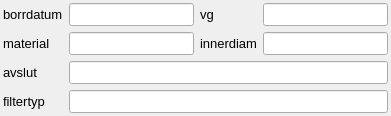
     <widget class="QWidget" name="tab_4">
      <attribute name="title">
       <string>Brunns- och filterinfo</string>
      </attribute>
      <layout class="QGridLayout" name="grid_layout_5">
       <property name="leftMargin">
        <number>3</number>
       </property>
       <property name="topMargin">
        <number>3</number>
       </property>
       <property name="rightMargin">
        <number>3</number>
       </property>
       <property name="bottomMargin">
        <number>3</number>
       </property>
       <item row="0" column="0">
        <widget class="QLabel" name="label_24">
         <property name="sizePolicy">
          <sizepolicy hsizetype="Minimum" vsizetype="Fixed">
           <horstretch>0</horstretch>
           <verstretch>0</verstretch>
          </sizepolicy>
         </property>
         <property name="minimumSize">
          <size>
           <width>0</width>
           <height>0</height>
          </size>
         </property>
         <property name="maximumSize">
          <size>
           <width>16777215</width>
           <height>16777215</height>
          </size>
         </property>
         <property name="font">
          <font>
           <family>Arial</family>
           <pointsize>10</pointsize>
          </font>
         </property>
         <property name="text">
          <string>borrdatum</string>
         </property>
         <property name="scaledContents">
          <bool>true</bool>
         </property>
         <property name="alignment">
          <set>Qt::AlignLeading|Qt::AlignLeft|Qt::AlignVCenter</set>
         </property>
        </widget>
       </item>
       <item row="0" column="1">
        <widget class="QLineEdit" name="drilldate">
         <property name="sizePolicy">
          <sizepolicy hsizetype="Expanding" vsizetype="Fixed">
           <horstretch>0</horstretch>
           <verstretch>0</verstretch>
          </sizepolicy>
         </property>
         <property name="minimumSize">
          <size>
           <width>0</width>
           <height>0</height>
          </size>
         </property>
         <property name="maximumSize">
          <size>
           <width>16777215</width>
           <height>16777215</height>
          </size>
         </property>
         <property name="font">
          <font>
           <family>Arial</family>
           <pointsize>10</pointsize>
          </font>
         </property>
         <property name="toolTip">
          <string>&lt;!DOCTYPE HTML PUBLIC &quot;-//W3C//DTD HTML 4.0//EN&quot; &quot;http://www.w3.org/TR/REC-html40/strict.dtd&quot;&gt;
&lt;html&gt;&lt;head&gt;&lt;meta name=&quot;qrichtext&quot; content=&quot;1&quot; /&gt;&lt;style type=&quot;text/css&quot;&gt;
p, li { white-space: pre-wrap; }
&lt;/style&gt;&lt;/head&gt;&lt;body style=&quot; font-family:'Ubuntu'; font-size:11pt; font-weight:400; font-style:normal;&quot;&gt;
&lt;p style=&quot; margin-top:0px; margin-bottom:0px; margin-left:0px; margin-right:0px; -qt-block-indent:0; text-indent:0px;&quot;&gt;datum då borrningen färdigställdes&lt;/p&gt;&lt;/body&gt;&lt;/html&gt;</string>
         </property>
        </widget>
       </item>
       <item row="0" column="2">
        <widget class="QLabel" name="label_12">
         <property name="sizePolicy">
          <sizepolicy hsizetype="Preferred" vsizetype="Fixed">
           <horstretch>0</horstretch>
           <verstretch>0</verstretch>
          </sizepolicy>
         </property>
         <property name="minimumSize">
          <size>
           <width>0</width>
           <height>0</height>
          </size>
         </property>
         <property name="maximumSize">
          <size>
           <width>16777215</width>
           <height>16777215</height>
          </size>
         </property>
         <property name="font">
          <font>
           <family>Arial</family>
           <pointsize>10</pointsize>
          </font>
         </property>
         <property name="text">
          <string>vg</string>
         </property>
         <property name="scaledContents">
          <bool>true</bool>
         </property>
         <property name="alignment">
          <set>Qt::AlignLeading|Qt::AlignLeft|Qt::AlignVCenter</set>
         </property>
        </widget>
       </item>
       <item row="0" column="3">
        <widget class="QLineEdit" name="capacity">
         <property name="sizePolicy">
          <sizepolicy hsizetype="Expanding" vsizetype="Fixed">
           <horstretch>0</horstretch>
           <verstretch>0</verstretch>
          </sizepolicy>
         </property>
         <property name="minimumSize">
          <size>
           <width>0</width>
           <height>0</height>
          </size>
         </property>
         <property name="maximumSize">
          <size>
           <width>16777215</width>
           <height>16777215</height>
          </size>
         </property>
         <property name="font">
          <font>
           <family>Arial</family>
           <pointsize>10</pointsize>
          </font>
         </property>
         <property name="toolTip">
          <string>&lt;!DOCTYPE HTML PUBLIC &quot;-//W3C//DTD HTML 4.0//EN&quot; &quot;http://www.w3.org/TR/REC-html40/strict.dtd&quot;&gt;
&lt;html&gt;&lt;head&gt;&lt;meta name=&quot;qrichtext&quot; content=&quot;1&quot; /&gt;&lt;style type=&quot;text/css&quot;&gt;
p, li { white-space: pre-wrap; }
&lt;/style&gt;&lt;/head&gt;&lt;body style=&quot; font-family:'Ubuntu'; font-size:11pt; font-weight:400; font-style:normal;&quot;&gt;
&lt;p style=&quot; margin-top:0px; margin-bottom:0px; margin-left:0px; margin-right:0px; -qt-block-indent:0; text-indent:0px;&quot;&gt;&lt;span style=&quot; font-family:'MS Shell Dlg 2'; font-size:8pt;&quot;&gt;För grundvattenrör anges bedömd&lt;/span&gt;&lt;/p&gt;
&lt;p style=&quot; margin-top:0px; margin-bottom:0px; margin-left:0px; margin-right:0px; -qt-block-indent:0; text-indent:0px;&quot;&gt;&lt;span style=&quot; font-family:'MS Shell Dlg 2'; font-size:8pt;&quot;&gt;vattengenomsläpplighet:&lt;/span&gt;&lt;/p&gt;
&lt;p style=&quot; margin-top:0px; margin-bottom:0px; margin-left:0px; margin-right:0px; -qt-block-indent:0; text-indent:0px;&quot;&gt;&lt;span style=&quot; font-family:'MS Shell Dlg 2'; font-size:8pt;&quot;&gt;1,2,3,4-,4,4+,5-,5,5+,6-,6,6+&lt;/span&gt;&lt;/p&gt;
&lt;p style=&quot; margin-top:0px; margin-bottom:0px; margin-left:0px; margin-right:0px; -qt-block-indent:0; text-indent:0px;&quot;&gt;&lt;span style=&quot; font-family:'MS Shell Dlg 2'; font-size:8pt;&quot;&gt;dvs samma som i tabellen stratigraphy.&lt;/span&gt;&lt;/p&gt;
&lt;p style=&quot; margin-top:0px; margin-bottom:0px; margin-left:0px; margin-right:0px; -qt-block-indent:0; text-indent:0px;&quot;&gt;&lt;span style=&quot; font-family:'MS Shell Dlg 2'; font-size:8pt;&quot;&gt;För brunnar kan istället bedömd &lt;/span&gt;&lt;/p&gt;
&lt;p style=&quot; margin-top:0px; margin-bottom:0px; margin-left:0px; margin-right:0px; -qt-block-indent:0; text-indent:0px;&quot;&gt;&lt;span style=&quot; font-family:'MS Shell Dlg 2'; font-size:8pt;&quot;&gt;vattenmängd (l/tim) anges.&lt;/span&gt;&lt;/p&gt;&lt;/body&gt;&lt;/html&gt;</string>
         </property>
        </widget>
       </item>
       <item row="1" column="0">
        <widget class="QLabel" name="label_21">
         <property name="sizePolicy">
          <sizepolicy hsizetype="Minimum" vsizetype="Fixed">
           <horstretch>0</horstretch>
           <verstretch>0</verstretch>
          </sizepolicy>
         </property>
         <property name="minimumSize">
          <size>
           <width>0</width>
           <height>0</height>
          </size>
         </property>
         <property name="maximumSize">
          <size>
           <width>16777215</width>
           <height>16777215</height>
          </size>
         </property>
         <property name="font">
          <font>
           <family>Arial</family>
           <pointsize>10</pointsize>
          </font>
         </property>
         <property name="text">
          <string>material</string>
         </property>
         <property name="scaledContents">
          <bool>true</bool>
         </property>
         <property name="alignment">
          <set>Qt::AlignLeading|Qt::AlignLeft|Qt::AlignVCenter</set>
         </property>
        </widget>
       </item>
       <item row="1" column="1">
        <widget class="QLineEdit" name="material">
         <property name="sizePolicy">
          <sizepolicy hsizetype="Expanding" vsizetype="Fixed">
           <horstretch>0</horstretch>
           <verstretch>0</verstretch>
          </sizepolicy>
         </property>
         <property name="minimumSize">
          <size>
           <width>0</width>
           <height>0</height>
          </size>
         </property>
         <property name="maximumSize">
          <size>
           <width>16777215</width>
           <height>16777215</height>
          </size>
         </property>
         <property name="font">
          <font>
           <family>Arial</family>
           <pointsize>10</pointsize>
          </font>
         </property>
         <property name="toolTip">
          <string>&lt;!DOCTYPE HTML PUBLIC &quot;-//W3C//DTD HTML 4.0//EN&quot; &quot;http://www.w3.org/TR/REC-html40/strict.dtd&quot;&gt;
&lt;html&gt;&lt;head&gt;&lt;meta name=&quot;qrichtext&quot; content=&quot;1&quot; /&gt;&lt;style type=&quot;text/css&quot;&gt;
p, li { white-space: pre-wrap; }
&lt;/style&gt;&lt;/head&gt;&lt;body style=&quot; font-family:'Ubuntu'; font-size:11pt; font-weight:400; font-style:normal;&quot;&gt;
&lt;p style=&quot; margin-top:0px; margin-bottom:0px; margin-left:0px; margin-right:0px; -qt-block-indent:0; text-indent:0px;&quot;&gt;stål&lt;/p&gt;
&lt;p style=&quot; margin-top:0px; margin-bottom:0px; margin-left:0px; margin-right:0px; -qt-block-indent:0; text-indent:0px;&quot;&gt;rostfritt&lt;/p&gt;
&lt;p style=&quot; margin-top:0px; margin-bottom:0px; margin-left:0px; margin-right:0px; -qt-block-indent:0; text-indent:0px;&quot;&gt;cement&lt;/p&gt;
&lt;p style=&quot; margin-top:0px; margin-bottom:0px; margin-left:0px; margin-right:0px; -qt-block-indent:0; text-indent:0px;&quot;&gt;stensatt&lt;/p&gt;
&lt;p style=&quot; margin-top:0px; margin-bottom:0px; margin-left:0px; margin-right:0px; -qt-block-indent:0; text-indent:0px;&quot;&gt;PEH&lt;/p&gt;
&lt;p style=&quot; margin-top:0px; margin-bottom:0px; margin-left:0px; margin-right:0px; -qt-block-indent:0; text-indent:0px;&quot;&gt;osv&lt;/p&gt;&lt;/body&gt;&lt;/html&gt;</string>
         </property>
         <property name="text">
          <string/>
         </property>
        </widget>
       </item>
       <item row="1" column="2">
        <widget class="QLabel" name="label_19">
         <property name="sizePolicy">
          <sizepolicy hsizetype="Preferred" vsizetype="Fixed">
           <horstretch>0</horstretch>
           <verstretch>0</verstretch>
          </sizepolicy>
         </property>
         <property name="minimumSize">
          <size>
           <width>0</width>
           <height>0</height>
          </size>
         </property>
         <property name="maximumSize">
          <size>
           <width>16777215</width>
           <height>16777215</height>
          </size>
         </property>
         <property name="font">
          <font>
           <family>Arial</family>
           <pointsize>10</pointsize>
          </font>
         </property>
         <property name="text">
          <string>innerdiam</string>
         </property>
         <property name="scaledContents">
          <bool>true</bool>
         </property>
         <property name="alignment">
          <set>Qt::AlignLeading|Qt::AlignLeft|Qt::AlignVCenter</set>
         </property>
        </widget>
       </item>
       <item row="1" column="3">
        <widget class="QLineEdit" name="diam">
         <property name="sizePolicy">
          <sizepolicy hsizetype="Expanding" vsizetype="Fixed">
           <horstretch>0</horstretch>
           <verstretch>0</verstretch>
          </sizepolicy>
         </property>
         <property name="minimumSize">
          <size>
           <width>0</width>
           <height>0</height>
          </size>
         </property>
         <property name="maximumSize">
          <size>
           <width>16777215</width>
           <height>16777215</height>
          </size>
         </property>
         <property name="font">
          <font>
           <family>Arial</family>
           <pointsize>10</pointsize>
          </font>
         </property>
         <property name="toolTip">
          <string>&lt;!DOCTYPE HTML PUBLIC &quot;-//W3C//DTD HTML 4.0//EN&quot; &quot;http://www.w3.org/TR/REC-html40/strict.dtd&quot;&gt;
&lt;html&gt;&lt;head&gt;&lt;meta name=&quot;qrichtext&quot; content=&quot;1&quot; /&gt;&lt;style type=&quot;text/css&quot;&gt;
p, li { white-space: pre-wrap; }
&lt;/style&gt;&lt;/head&gt;&lt;body style=&quot; font-family:'Ubuntu'; font-size:11pt; font-weight:400; font-style:normal;&quot;&gt;
&lt;p style=&quot; margin-top:0px; margin-bottom:0px; margin-left:0px; margin-right:0px; -qt-block-indent:0; text-indent:0px;&quot;&gt;&lt;span style=&quot; font-family:'MS Shell Dlg 2'; font-size:8pt;&quot;&gt;Brunnsrörets (eller motsvarande)&lt;/span&gt;&lt;/p&gt;
&lt;p style=&quot; margin-top:0px; margin-bottom:0px; margin-left:0px; margin-right:0px; -qt-block-indent:0; text-indent:0px;&quot;&gt;&lt;span style=&quot; font-family:'MS Shell Dlg 2'; font-size:8pt;&quot;&gt;innerdiameter i mm. Dimension för &lt;/span&gt;&lt;/p&gt;
&lt;p style=&quot; margin-top:0px; margin-bottom:0px; margin-left:0px; margin-right:0px; -qt-block-indent:0; text-indent:0px;&quot;&gt;&lt;span style=&quot; font-family:'MS Shell Dlg 2'; font-size:8pt;&quot;&gt;ev brunnsfilter anges i fältet för &lt;/span&gt;&lt;/p&gt;
&lt;p style=&quot; margin-top:0px; margin-bottom:0px; margin-left:0px; margin-right:0px; -qt-block-indent:0; text-indent:0px;&quot;&gt;&lt;span style=&quot; font-family:'MS Shell Dlg 2'; font-size:8pt;&quot;&gt;spetstyp nedan.&lt;/span&gt;&lt;/p&gt;&lt;/body&gt;&lt;/html&gt;</string>
         </property>
        </widget>
       </item>
       <item row="2" column="0">
        <widget class="QLabel" name="label_11">
         <property name="enabled">
          <bool>true</bool>
         </property>
         <property name="sizePolicy">
          <sizepolicy hsizetype="Minimum" vsizetype="Fixed">
           <horstretch>100</horstretch>
           <verstretch>100</verstretch>
          </sizepolicy>
         </property>
         <property name="minimumSize">
          <size>
           <width>0</width>
           <height>0</height>
          </size>
         </property>
         <property name="maximumSize">
          <size>
           <width>16777215</width>
           <height>16777215</height>
          </size>
         </property>
         <property name="font">
          <font>
           <family>Arial</family>
           <pointsize>10</pointsize>
          </font>
         </property>
         <property name="toolTip">
          <string>Drill stop</string>
         </property>
         <property name="layoutDirection">
          <enum>Qt::RightToLeft</enum>
         </property>
         <property name="text">
          <string>avslut</string>
         </property>
         <property name="alignment">
          <set>Qt::AlignLeading|Qt::AlignLeft|Qt::AlignVCenter</set>
         </property>
        </widget>
       </item>
       <item row="2" column="1" colspan="3">
        <widget class="QLineEdit" name="drillstop">
         <property name="sizePolicy">
          <sizepolicy hsizetype="Expanding" vsizetype="Fixed">
           <horstretch>0</horstretch>
           <verstretch>0</verstretch>
          </sizepolicy>
         </property>
         <property name="minimumSize">
          <size>
           <width>0</width>
           <height>0</height>
          </size>
         </property>
         <property name="maximumSize">
          <size>
           <width>16777215</width>
           <height>16777215</height>
          </size>
         </property>
         <property name="font">
          <font>
           <family>Arial</family>
           <pointsize>10</pointsize>
          </font>
         </property>
         <property name="toolTip">
          <string>&lt;!DOCTYPE HTML PUBLIC &quot;-//W3C//DTD HTML 4.0//EN&quot; &quot;http://www.w3.org/TR/REC-html40/strict.dtd&quot;&gt;
&lt;html&gt;&lt;head&gt;&lt;meta name=&quot;qrichtext&quot; content=&quot;1&quot; /&gt;&lt;style type=&quot;text/css&quot;&gt;
p, li { white-space: pre-wrap; }
&lt;/style&gt;&lt;/head&gt;&lt;body style=&quot; font-family:'Ubuntu'; font-size:11pt; font-weight:400; font-style:normal;&quot;&gt;
&lt;p style=&quot; margin-top:0px; margin-bottom:0px; margin-left:0px; margin-right:0px; -qt-block-indent:0; text-indent:0px;&quot;&gt;block eller berg&lt;/p&gt;
&lt;p style=&quot; margin-top:0px; margin-bottom:0px; margin-left:0px; margin-right:0px; -qt-block-indent:0; text-indent:0px;&quot;&gt;berg&lt;/p&gt;
&lt;p style=&quot; margin-top:0px; margin-bottom:0px; margin-left:0px; margin-right:0px; -qt-block-indent:0; text-indent:0px;&quot;&gt;friktionsstopp&lt;/p&gt;
&lt;p style=&quot; margin-top:0px; margin-bottom:0px; margin-left:0px; margin-right:0px; -qt-block-indent:0; text-indent:0px;&quot;&gt;moränstopp&lt;/p&gt;
&lt;p style=&quot; margin-top:0px; margin-bottom:0px; margin-left:0px; margin-right:0px; -qt-block-indent:0; text-indent:0px;&quot;&gt;fortsatt borrning möjlig&lt;/p&gt;&lt;/body&gt;&lt;/html&gt;</string>
         </property>
        </widget>
       </item>
       <item row="3" column="0">
        <widget class="QLabel" name="label_13">
         <property name="enabled">
          <bool>true</bool>
         </property>
         <property name="sizePolicy">
          <sizepolicy hsizetype="Minimum" vsizetype="Fixed">
           <horstretch>100</horstretch>
           <verstretch>100</verstretch>
          </sizepolicy>
         </property>
         <property name="minimumSize">
          <size>
           <width>0</width>
           <height>0</height>
          </size>
         </property>
         <property name="maximumSize">
          <size>
           <width>16777215</width>
           <height>16777215</height>
          </size>
         </property>
         <property name="font">
          <font>
           <family>Arial</family>
           <pointsize>10</pointsize>
          </font>
         </property>
         <property name="layoutDirection">
          <enum>Qt::RightToLeft</enum>
         </property>
         <property name="text">
          <string>filtertyp</string>
         </property>
         <property name="alignment">
          <set>Qt::AlignLeading|Qt::AlignLeft|Qt::AlignVCenter</set>
         </property>
        </widget>
       </item>
       <item row="3" column="1" colspan="3">
        <widget class="QLineEdit" name="screen">
         <property name="sizePolicy">
          <sizepolicy hsizetype="Expanding" vsizetype="Fixed">
           <horstretch>0</horstretch>
           <verstretch>0</verstretch>
          </sizepolicy>
         </property>
         <property name="minimumSize">
          <size>
           <width>0</width>
           <height>0</height>
          </size>
         </property>
         <property name="maximumSize">
          <size>
           <width>16777215</width>
           <height>16777215</height>
          </size>
         </property>
         <property name="font">
          <font>
           <family>Arial</family>
           <pointsize>10</pointsize>
          </font>
         </property>
         <property name="toolTip">
          <string>&lt;!DOCTYPE HTML PUBLIC &quot;-//W3C//DTD HTML 4.0//EN&quot; &quot;http://www.w3.org/TR/REC-html40/strict.dtd&quot;&gt;
&lt;html&gt;&lt;head&gt;&lt;meta name=&quot;qrichtext&quot; content=&quot;1&quot; /&gt;&lt;style type=&quot;text/css&quot;&gt;
p, li { white-space: pre-wrap; }
&lt;/style&gt;&lt;/head&gt;&lt;body style=&quot; font-family:'Ubuntu'; font-size:11pt; font-weight:400; font-style:normal;&quot;&gt;
&lt;p style=&quot; margin-top:0px; margin-bottom:0px; margin-left:0px; margin-right:0px; -qt-block-indent:0; text-indent:0px;&quot;&gt;&lt;span style=&quot; font-family:'MS Shell Dlg 2'; font-size:8pt;&quot;&gt;För borrade rör: 1m8mm, 1m6mm, 1m4mm&lt;/span&gt;&lt;/p&gt;
&lt;p style=&quot; margin-top:0px; margin-bottom:0px; margin-left:0px; margin-right:0px; -qt-block-indent:0; text-indent:0px;&quot;&gt;&lt;span style=&quot; font-family:'MS Shell Dlg 2'; font-size:8pt;&quot;&gt;X= krysspets, O = öppen rörände&lt;/span&gt;&lt;/p&gt;
&lt;p style=&quot; margin-top:0px; margin-bottom:0px; margin-left:0px; margin-right:0px; -qt-block-indent:0; text-indent:0px;&quot;&gt;&lt;span style=&quot; font-family:'MS Shell Dlg 2'; font-size:8pt;&quot;&gt;kan kombineras:X1m8mm och O1m8mm&lt;/span&gt;&lt;/p&gt;
&lt;p style=&quot; margin-top:0px; margin-bottom:0px; margin-left:0px; margin-right:0px; -qt-block-indent:0; text-indent:0px;&quot;&gt;&lt;span style=&quot; font-family:'MS Shell Dlg 2'; font-size:8pt;&quot;&gt;För brunnsfilter anges t.ex.&lt;/span&gt;&lt;/p&gt;
&lt;p style=&quot; margin-top:0px; margin-bottom:0px; margin-left:0px; margin-right:0px; -qt-block-indent:0; text-indent:0px;&quot;&gt;&lt;span style=&quot; font-family:'MS Shell Dlg 2'; font-size:8pt;&quot;&gt;18-20 m JWS 2,5mm innerdiam=118mm.&lt;/span&gt;&lt;/p&gt;&lt;/body&gt;&lt;/html&gt;</string>
         </property>
        </widget>
       </item>
      </layout>
     </widget>
